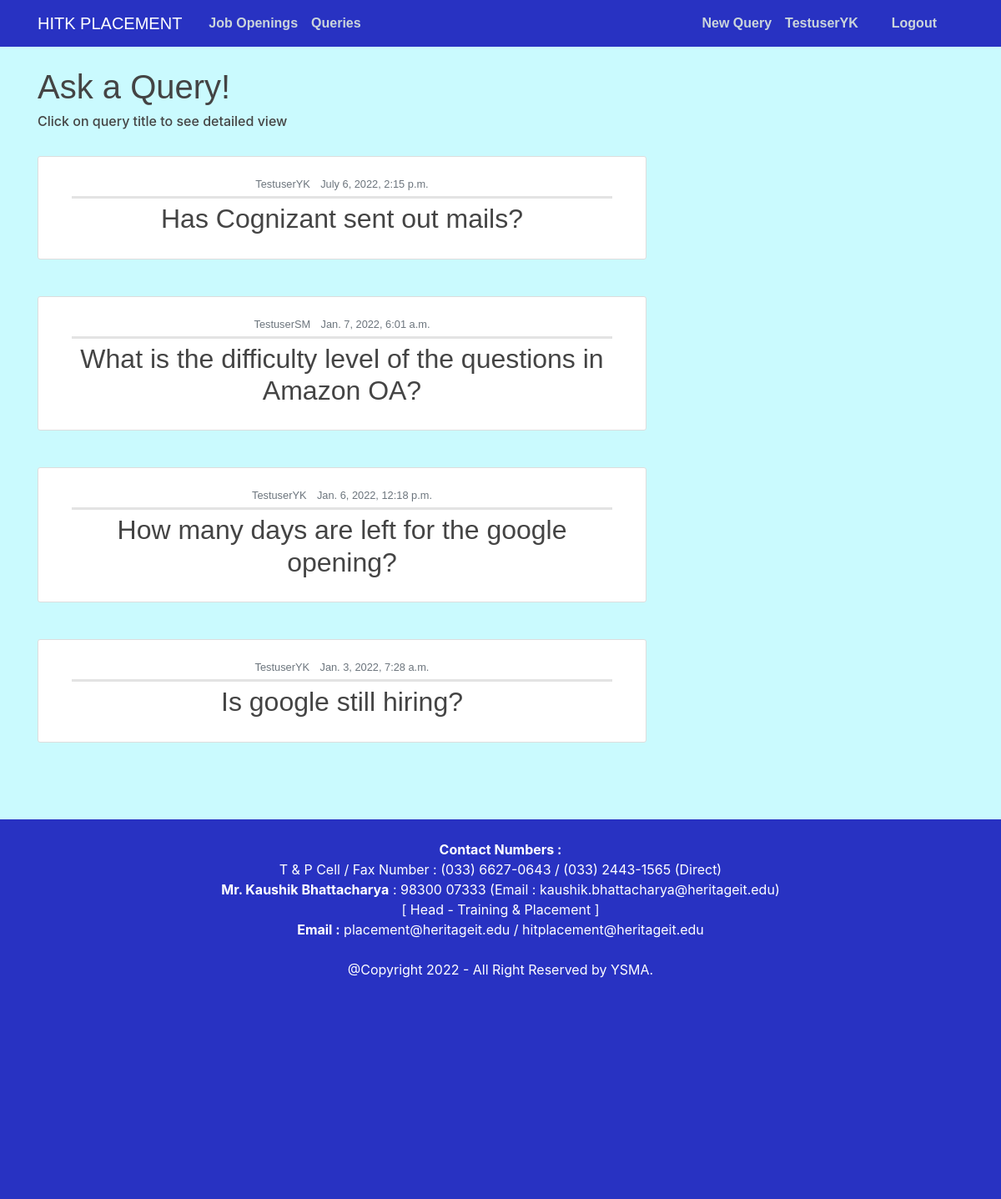
The app's page /askAQuery/ (signed in) with its own data.
### users/models.py (models this page shows, shortened)
class Profile(models.Model):
	user = models.OneToOneField(User, on_delete = models.CASCADE)
	yearOfpassing = models.IntegerField(default=2022)
	image = models.ImageField(default = 'default.jpg',upload_to='profile_pics')
	def __str__(self):
		return f'{self.user.username}'

### askAQuery/models.py (models this page shows, shortened)
class Query(models.Model):
	question = models.CharField(max_length=500)
	author = models.ForeignKey(User,on_delete=models.CASCADE)
	datePosted = models.DateTimeField(default=timezone.now)
	description = models.TextField()

### askAQuery/views.py (the view)
# urls.py: path('', views.listView, name='placement-website-askAQuery'),
@login_required
def listView(request):
    queries = Query.objects.all().order_by('-datePosted')
    context = {
        'title' : 'Queries',
        'queries' : queries,
    }
    return render(request,'askAQuery/listView.html',context)

### askAQuery/templates/askAQuery/listView.html
{% extends "home/base.html" %}
{% block content %}
    <h1 class="fst-italic text-lg-start p2">Ask a Query!</h1><h6>Click on query title to see detailed view</h6>
    <br>
    {% for query in queries %}
        <article class="media old-content-section p2">
            <div class="media-body">
                <div class="article-metadata p2">
                    <small class="text-muted mr-2">{{ query.author }}</small>
                    <small class="text-muted">{{ query.datePosted }}</small>
                </div>
                <h2><a class="article-title" href="{% url 'query-detail' query.id %}">{{ query.question }}<br></a></h2>
            </div>
            <br>
        </article>
        <br>
    {% endfor %}
{% endblock content %}

### home/templates/home/base.html (shortened to what this page needs)
{% load static %}
<!DOCTYPE html>
<html>
    <head>
        <link rel="stylesheet" href="https://stackpath.bootstrapcdn.com/bootstrap/4.3.1/css/bootstrap.min.css">
        <link rel="stylesheet" type="text/css" href="{% static 'home/main.css' %}">
    </head>
    <body style=" background-color: #cafafe;">
        <div class="page-container">
        <header class="site-header">
            <nav class="navbar navbar-expand-md navbar-dark bg-steel fixed-top">
                <div class="container p2">
                    <a class="navbar-brand mr-4 " href="{% url 'placement-website-home' %}">HITK PLACEMENT</a>
                    <div class="collapse navbar-collapse" id="navbarToggle">
                        <div class="navbar-nav mr-auto">
                            {% if user.is_authenticated %}
                                <a class="nav-item nav-link" href="{% url 'placement-website-posts' %}"><b>Job Openings</b></a>
                                <a class="nav-item nav-link" href="{% url 'placement-website-askAQuery' %}"><b>Queries</b></a>
                            {% endif %}
                        </div>
                        <div class="navbar-nav">
                            {% if user.is_authenticated %}
                                <a class="nav-item nav-link" href="{% url 'query-create' %}"><b>New Query</b></a>
                                <a class="nav-item nav-link mr-4" href="{% url 'profile' %}"><b>{{user.profile}}</b></a>
                                <a class="nav-item nav-link mr-4" href="{% url 'logout' %}"><b>Logout</b></a>
                            {% else %}
                                <a class="nav-item nav-link" href="{% url 'login' %}"><b>Login</b></a>
                                <a class="nav-item nav-link mr-4" href="{% url 'register' %}"><b>Register</b></a>
                            {% endif %}
                        </div>
                    </div>
                </div>
            </nav>
        </header>
        <main role="main" class="container">
            <div class="row">
                <div class="col-md-8">
                    {% block content %}{% endblock %}
                </div>
                </div>
            </main>
            <br>
            <br>
        </div>
            <footer>
                   <br>
                   <b>Contact Numbers :</b><br>
                        T & P Cell / Fax Number : (033) 6627-0643 / (033) 2443-1565 (Direct)
                    <br>
                    <b>Mr. Kaushik Bhattacharya</b> : 98300 07333 (Email : kaushik.bhattacharya@heritageit.edu)<br>
                    [ Head - Training & Placement ]
                     <br>
                    <b>Email :</b> placement@heritageit.edu /
                    hitplacement@heritageit.edu
                <br>
                <br> @Copyright 2022 - All Right Reserved by YSMA.
                <br>
            </footer>
    </body>
</html>

### home/static/home/main.css (style rules this page uses)
body { background: #fafafa; color: #333333; margin-top: 5rem; }
h1, h2, h3, h4, h5, h6 { color: #444444; }
.bg-steel { background-color: #2832c2; }
.site-header .navbar-nav .nav-link { color: #cbd5db; }
.old-content-section { background: #ffffff; text-align: center; padding: 20px 40px; border: 1px solid #dddddd; border-radius: 3px; margin-bottom: 20px; }
.article-title { color: #444444; text-align: center; }
.article-metadata { padding-bottom: 3px; margin-bottom: 5px; border-bottom: 3px solid #e3e3e3; }
.page-container { position: relative; min-height: 56vh; }
footer { position: absolute; width: 100%; height: 32%; bottom: 0x; background-color: #2832c2; color: white; text-align: center; }

### home/templates/home/base.html (style rules this page uses)
.p2 { font-family: Arial, Helvetica, sans-serif; }

### records on screen
Query: author "TestuserYK", datePosted "July 6, 2022, 2:15 p.m.", question "Has Cognizant sent out mails?"
Query: author "TestuserSM", datePosted "Jan. 7, 2022, 6:01 a.m.", question "What is the difficulty level of the questions in Amazon OA?"
Query: author "TestuserYK", datePosted "Jan. 6, 2022, 12:18 p.m.", question "How many days are left for the google opening?"
Query: author "TestuserYK", datePosted "Jan. 3, 2022, 7:28 a.m.", question "Is google still hiring?"

### other values on screen
{{ user.profile }} "TestuserYK"
